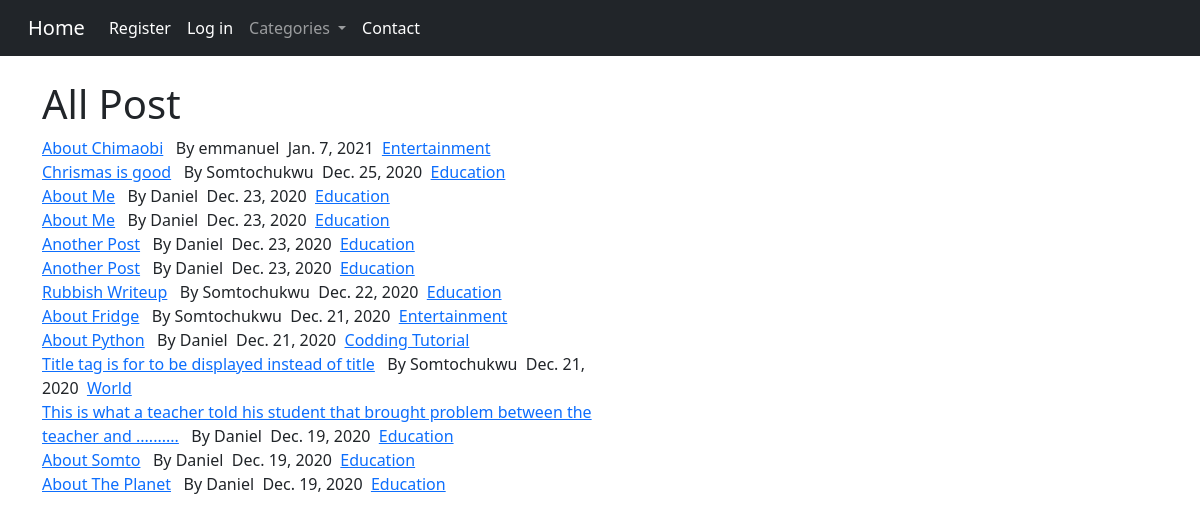
The page / on the database its author committed.
### news/models.py (models this page shows, shortened)
class Post(models.Model):
	title = models.CharField(max_length=225)
	header_image = models.ImageField(null=True, blank=True, upload_to="images/")
	author = models.ForeignKey(User, on_delete=models.CASCADE, related_name="poster")
	category = models.CharField(max_length=225, default='Education')
	body = RichTextField(blank=True, null=True)
	title_tag = models.CharField(max_length=225, default="Title tag is for to be displayed instead of title")
	publication_date = models.DateField(auto_now_add=True)
	likes = models.ManyToManyField(User, related_name='blog_post')

### news/views.py (the view)
# urls.py: path("", HomeView.as_view(), name="home"),
class HomeView(ListView):
 	model = Post
 	template_name= 'home.html'
 	ordering = ['-id']
 	def get_context_data(self, *args, **kwargs):
 		cat_menu = Category.objects.all()
 		context = super(HomeView, self).get_context_data(*args, **kwargs)
 		context["cat_menu"] = cat_menu
 		return context

### news/models.py (called while the page is built)
	def __str__ (self):
		return self.name

### news/templates/home.html (shortened to what this page needs)
{% extends 'base.html' %}
{% block content %}
	<div class="container">
		<br>
		<h1>All Post</h1>
		{% for post in object_list %}
		<div style="width: 50%; ">
			<a href="{% url 'article_detail' post.id %}">{{post.title_tag}}</a>&nbsp;&nbsp; By {{post.author.last_name}} &nbsp;{{post.publication_date}}&nbsp;&nbsp;<a href="{% url 'category' post.category %}">{{post.category}}</a><br>
		</div>
		{% endfor%}
	</div>
{% endblock %}

### rows shown on the page
Post: title_tag "About Chimaobi", author.last_name "emmanuel", publication_date "Jan. 7, 2021", category "Entertainment"
Post: title_tag "Chrismas is good", author.last_name "Somtochukwu", publication_date "Dec. 25, 2020", category "Education"
Post: title_tag "About Me", author.last_name "Daniel", publication_date "Dec. 23, 2020", category "Education"
Post: title_tag "About Me", author.last_name "Daniel", publication_date "Dec. 23, 2020", category "Education"
Post: title_tag "Another Post", author.last_name "Daniel", publication_date "Dec. 23, 2020", category "Education"
Post: title_tag "Another Post", author.last_name "Daniel", publication_date "Dec. 23, 2020", category "Education"
Post: title_tag "Rubbish Writeup", author.last_name "Somtochukwu", publication_date "Dec. 22, 2020", category "Education"
Post: title_tag "About Fridge", author.last_name "Somtochukwu", publication_date "Dec. 21, 2020", category "Entertainment"
Post: title_tag "About Python", author.last_name "Daniel", publication_date "Dec. 21, 2020", category "Codding Tutorial"
Post: title_tag "Title tag is for to be displayed instead of title", author.last_name "Somtochukwu", publication_date "Dec. 21, 2020", category "World"
Post: title_tag "This is what a teacher told his student that brought problem between the teacher and ..........", author.last_name "Daniel", publication_date "Dec. 19, 2020", category "Education"
Post: title_tag "About Somto", author.last_name "Daniel", publication_date "Dec. 19, 2020", category "Education"
Post: title_tag "About The Planet", author.last_name "Daniel", publication_date "Dec. 19, 2020", category "Education"
